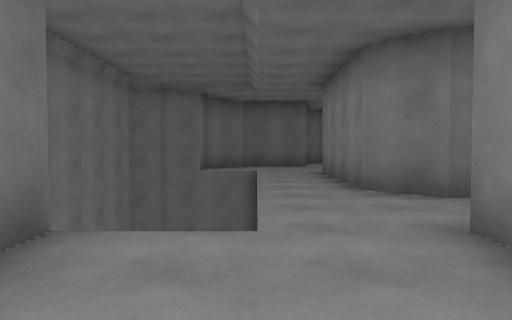
view 1 (above)

18 first-person views from a walk through a scene from a Unity 3-D project. The camera is 1.3 m above the floor, tilts 2° down and sees 70° across. The floor is counted in squares, 2 m on a side. Each view is taken from the middle of a square. On the plan, view 1 faces up. The plan holds only what a view shows up to about 11 squares ahead; the rest is blank. The player is left out. Surface patterns are stand-ins for the level's own textures.

view 2
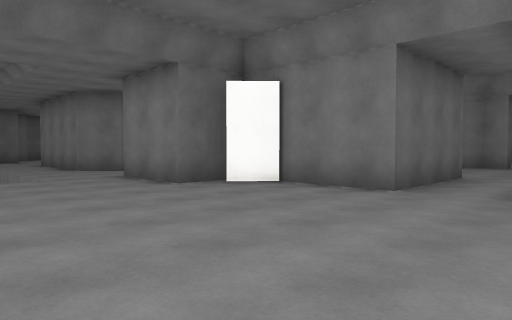

view 3
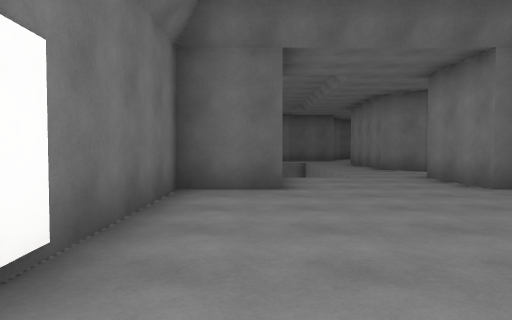

view 4
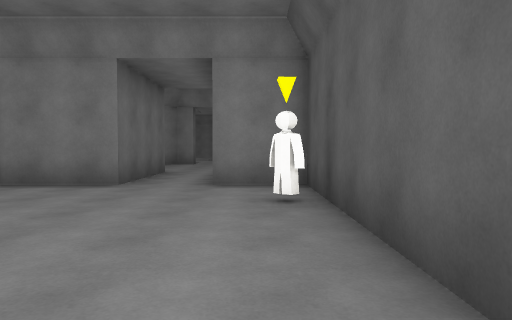

view 5
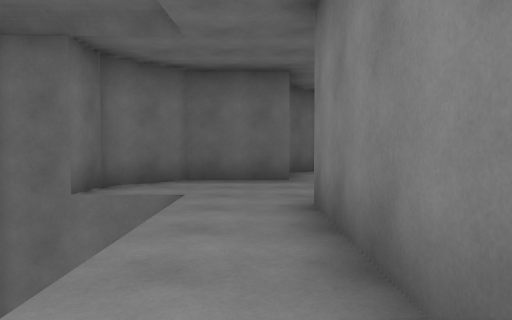

view 6
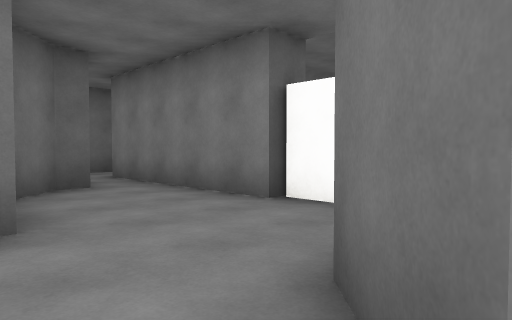

view 7
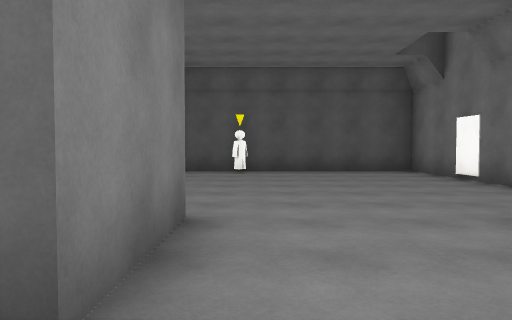

view 8
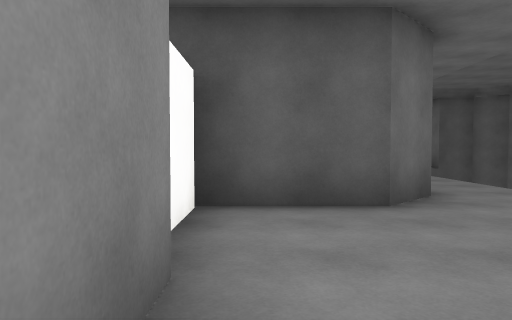

view 9
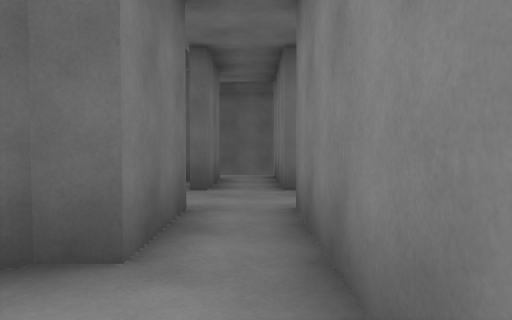

view 10
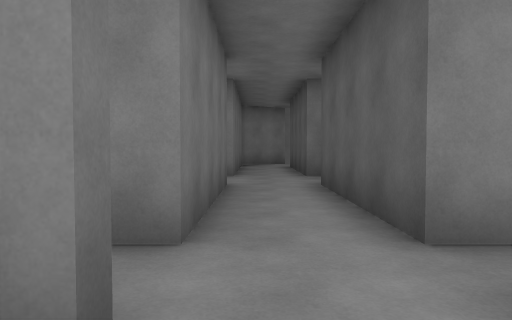

view 11
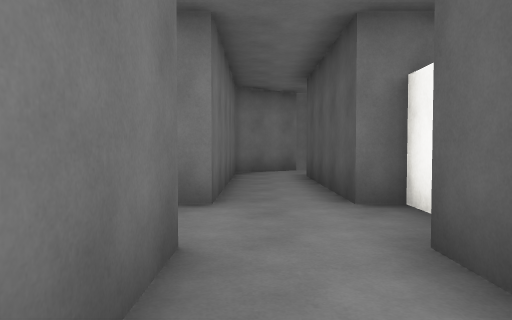

view 12
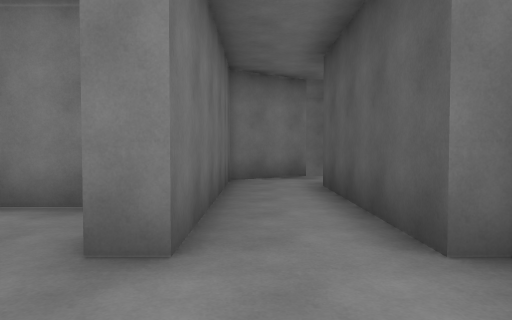

view 13
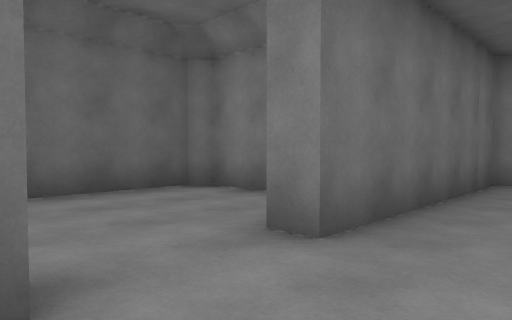

view 14
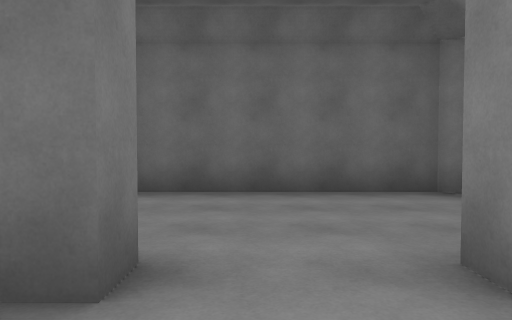

view 15
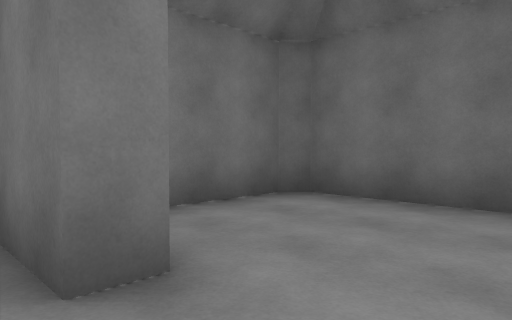

view 16
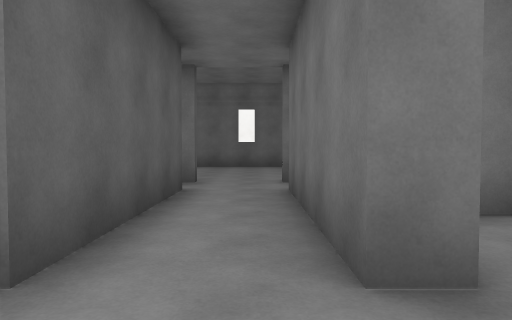

view 17
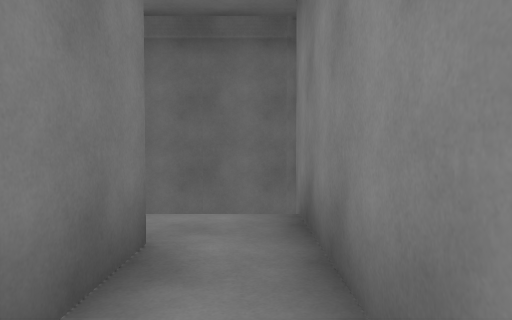

view 18
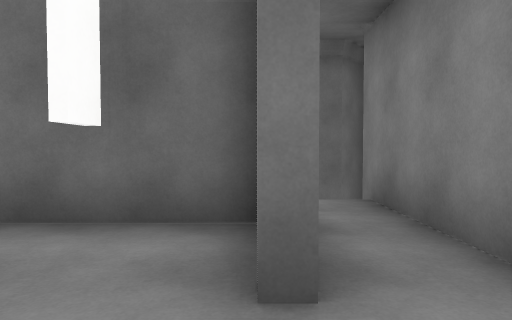

### Floor plan
Key: @ floor where view 1 was taken; # wall or solid block; x gap in a wall; . floor; v drop or lower ground; O other object.
Columns run from 4 left of view 1 to 17 right of it. Each row starts with its distance up from view 1.
 23       v##########
 22        vv##.....#
 21        ..##.....#
 20      ###.##.....#
 19     ...#.####..######
 18    .................#
 17    ..................x
 16        #.##########
 15       ##.#
 14       ...#
 13    ###...#
 12   ##.....#
 11   #......#
 10 ##vvv..###
  9 #v  v.##
  8  v  v.#
  7  v  v.#
  6  v  v.#
  5     v..#
  4  v  v...
  3  vvvv..
  2   #...#
  1 ###...###
  0 #...@...#
 -1 #.......#
 -2 #.......### ...#
 -3 #..............
 -4 #...........
 -5 #....O..#
 -6 #########

Where each view was taken, in squares from view 1:
view 1: 0 up, 0 right, facing up
view 2: 5 down, 2 left, facing up-right
view 3: 5 down, 2 left, facing up
view 4: 5 down, 3 left, facing right
view 5: 5 up, 1 right, facing up
view 6: 9 up, 1 right, facing up-right
view 7: 4 up, 1 right, facing down
view 8: 14 up, 4 right, facing down
view 9: 13 up, 4 right, facing up
view 10: 18 up, 2 right, facing right
view 11: 18 up, 6 right, facing right
view 12: 18 up, 8 right, facing right
view 13: 17 up, 8 right, facing up-right
view 14: 17 up, 9 right, facing up
view 15: 18 up, 10 right, facing up-left
view 16: 18 up, 10 right, facing left
view 17: 18 up, 4 right, facing up
view 18: 17 up, 3 right, facing up
